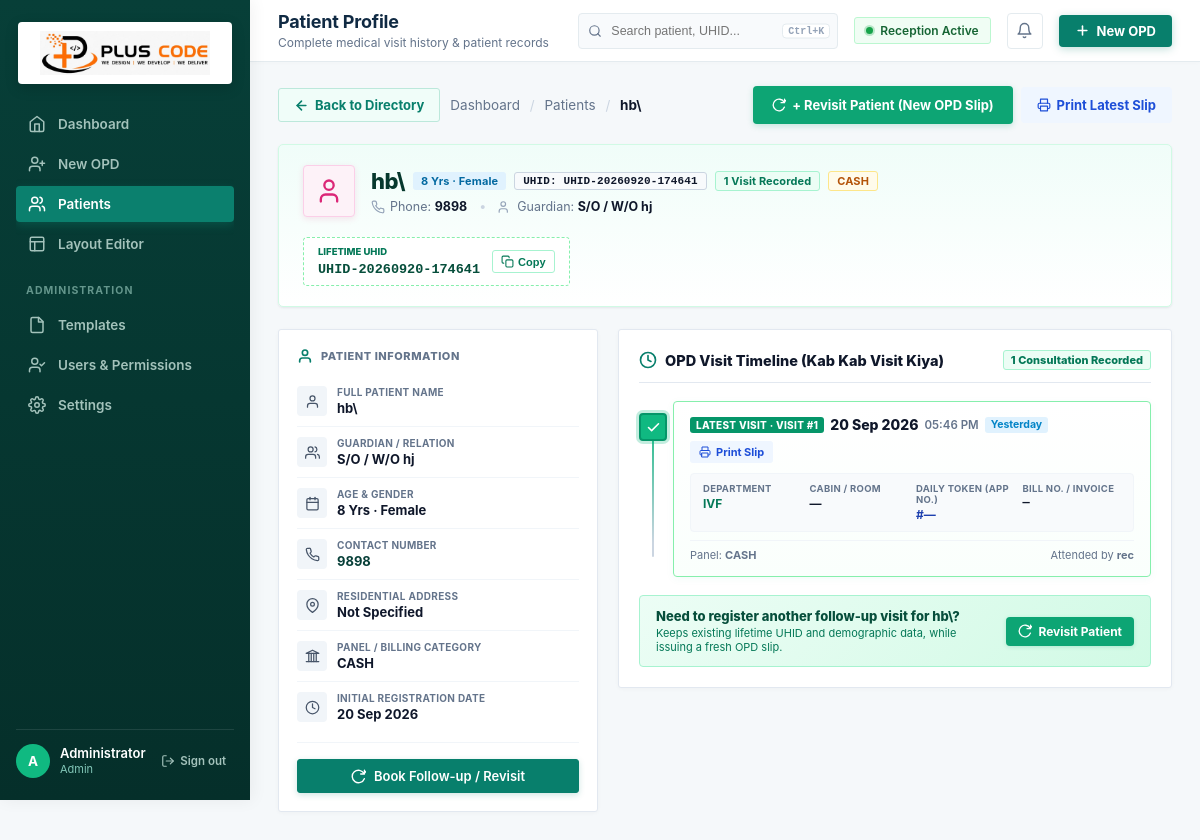
The page /patient_profile.php?id=4 (signed in) on the database its author committed.
### tables this page shows
CREATE TABLE IF NOT EXISTS users (
  id INT UNSIGNED AUTO_INCREMENT PRIMARY KEY,
  name VARCHAR(120) NOT NULL,
  username VARCHAR(80) NOT NULL UNIQUE,
  password_hash VARCHAR(255) NOT NULL,
  role ENUM('admin','reception') NOT NULL DEFAULT 'reception',
  active TINYINT(1) NOT NULL DEFAULT 1,
  created_at TIMESTAMP NOT NULL DEFAULT CURRENT_TIMESTAMP
);

CREATE TABLE IF NOT EXISTS patients (
  id BIGINT UNSIGNED AUTO_INCREMENT PRIMARY KEY,
  uhid VARCHAR(100) NULL,
  name VARCHAR(160) NOT NULL,
  age VARCHAR(20) NULL,
  sex VARCHAR(20) NULL,
  guardian VARCHAR(160) NULL,
  contact_number VARCHAR(40) NULL,
  address TEXT NULL,
  bill_no VARCHAR(100) NULL,
  visit_date DATE NOT NULL,
  visit_time TIME NULL,
  panel VARCHAR(120) NULL,
  doctor_dept VARCHAR(160) NULL,
  room_no VARCHAR(60) NULL,
  app_no VARCHAR(60) NULL,
  created_by INT UNSIGNED NULL,
  created_at TIMESTAMP NOT NULL DEFAULT CURRENT_TIMESTAMP,
  updated_at TIMESTAMP NOT NULL DEFAULT CURRENT_TIMESTAMP ON UPDATE CURRENT_TIMESTAMP,
  INDEX idx_patients_visit_date(visit_date),
  INDEX idx_patients_uhid(uhid),
  INDEX idx_patients_name(name),
  INDEX idx_patients_bill(bill_no),
  INDEX idx_patients_phone(contact_number),
  CONSTRAINT fk_patients_user FOREIGN KEY(created_by) REFERENCES users(id) ON DELETE SET NULL
);

### patient_profile.php (the view, shortened to what the rows shown need)
<?php
require_once __DIR__ . '/includes/header.php';
$id = (int)($_GET['id'] ?? 0);
$uhid = trim($_GET['uhid'] ?? '');
$patient = null;
if ($id > 0) {
    $st = db()->prepare("SELECT p.*, u.name AS created_by_name FROM patients p LEFT JOIN users u ON u.id = p.created_by WHERE p.id = ? LIMIT 1");
    $st->execute([$id]);
    $patient = $st->fetch();
} elseif ($uhid !== '') {
    $st = db()->prepare("SELECT p.*, u.name AS created_by_name FROM patients p LEFT JOIN users u ON u.id = p.created_by WHERE p.uhid = ? ORDER BY p.id DESC LIMIT 1");
    $st->execute([$uhid]);
    $patient = $st->fetch();
}
$visits = [];
if (!empty($patient['uhid'])) {
    $vSt = db()->prepare("
        SELECT p.*, u.name AS created_by_name
        FROM patients p
        LEFT JOIN users u ON u.id = p.created_by
        WHERE p.uhid = ?
        ORDER BY p.visit_date DESC, p.id DESC
    ");
    $vSt->execute([$patient['uhid']]);
    $visits = $vSt->fetchAll();
} else {
    $visits = [$patient];
}
$totalVisits = count($visits);
$cleanName = stripslashes(trim($patient['name']));
$cleanGuardian = stripslashes(trim($patient['guardian'] ?? ''));
$cleanAddress = stripslashes(trim($patient['address'] ?? ''));
$ageSexParts = [];
if ($patient['age']) $ageSexParts[] = $patient['age'] . ' Yrs';
if ($patient['sex']) $ageSexParts[] = $patient['sex'];
$ageSexStr = !empty($ageSexParts) ? implode(' · ', $ageSexParts) : 'Demographics';
$today = date('Y-m-d');
$yesterday = date('Y-m-d', strtotime('-1 day'));
?>
<div style="display: flex; align-items: center; justify-content: space-between; margin-bottom: 20px; flex-wrap: wrap; gap: 12px;">
    <div style="display: flex; align-items: center; gap: 10px;">
        <div style="font-size: 13.5px; color: #64748b;">
            <a href="dashboard.php" style="color: #64748b; text-decoration: none;">Dashboard</a>
            <span style="margin: 0 6px; color: #cbd5e1;">/</span>
            <a href="patients.php" style="color: #64748b; text-decoration: none;">Patients</a>
            <span style="margin: 0 6px; color: #cbd5e1;">/</span>
            <strong style="color: #0f172a;"><?= e($cleanName) ?></strong>
        </div>
    </div>
</div>
<div class="card" style="padding: 20px 24px; margin-bottom: 22px; background: linear-gradient(180deg, #f0fdf9 0%, #ffffff 100%); border: 1px solid #d1fae5; border-radius: 5px;">
    <div style="display: flex; align-items: center; justify-content: space-between; gap: 20px; flex-wrap: wrap;">
        <div style="display: flex; align-items: center; gap: 16px;">
            <div>
                <div style="display: flex; align-items: center; gap: 8px; flex-wrap: wrap;">
                    <h1 style="margin: 0; font-size: 22px; font-weight: 800; color: #06382d; letter-spacing: -0.02em;"><?= e($cleanName) ?></h1>
                    <span class="profile-pill-badge gender"><?= e($ageSexStr) ?></span>
                    <span class="profile-pill-badge uhid">UHID: <?= e($patient['uhid'] ?: '—') ?></span>
                    <span class="profile-pill-badge visits"><?= $totalVisits ?> <?= $totalVisits === 1 ? 'Visit Recorded' : 'Visits Recorded' ?></span>
                    <span class="profile-pill-badge panel"><?= e($patient['panel'] ?: 'CASH') ?></span>
                </div>
                <div class="opd-modal-sub-bar" style="margin-top: 5px; font-size: 12.5px;">
                    <span class="sub-bar-item">
                        <span>Phone: <strong style="color: #0f172a;"><?= e($patient['contact_number'] ?: 'Not Provided') ?></strong></span>
                    </span>
                    <span class="sub-bar-item">
                        <span>Guardian: <strong style="color: #0f172a;"><?= e($cleanGuardian ? ('S/O / W/O ' . $cleanGuardian) : 'Not Provided') ?></strong></span>
                    </span>
                </div>
            </div>
        </div>
        <div>
            <div style="background: #ffffff; border: 1px dashed #86efac; border-radius: 4px; padding: 8px 14px; display: flex; align-items: center; gap: 12px;">
                <div>
                    <small style="display: block; font-size: 9.5px; font-weight: 800; text-transform: uppercase; color: #047857;">LIFETIME UHID</small>
                    <strong style="font-family: monospace; font-size: 13.5px; color: #064e3b;"><?= e($patient['uhid'] ?: '—') ?></strong>
                </div>
            </div>
        </div>
    </div>
</div>
<div class="patient-profile-grid">
    <div class="profile-info-card">
        <div class="profile-data-list">
            <div class="profile-data-row">
                <div class="profile-row-content">
                    <span class="profile-row-lbl">Full Patient Name</span>
                    <span class="profile-row-val"><?= e($cleanName) ?></span>
                </div>
            </div>
            <div class="profile-data-row">
                <div class="profile-row-content">
                    <span class="profile-row-lbl">Guardian / Relation</span>
                    <span class="profile-row-val"><?= e($cleanGuardian ? ('S/O / W/O ' . $cleanGuardian) : 'Not Specified') ?></span>
                </div>
            </div>
            <div class="profile-data-row">
                <div class="profile-row-content">
                    <span class="profile-row-val">
                        <?php if ($patient['contact_number']): ?>
                            <a href="tel:<?= urlencode($patient['contact_number']) ?>"><?= e($patient['contact_number']) ?></a>
                        <?php else: ?>
                            Not Provided
                        <?php endif; ?>
                    </span>
                </div>
            </div>
            <div class="profile-data-row">
                <div class="profile-row-content">
                    <span class="profile-row-lbl">Residential Address</span>
                    <span class="profile-row-val"><?= e($cleanAddress ?: 'Not Specified') ?></span>
                </div>
            </div>
            <div class="profile-data-row">
                <div class="profile-row-content">
                    <span class="profile-row-lbl">Panel / Billing Category</span>
                    <span class="profile-row-val"><?= e($patient['panel'] ?: 'CASH') ?></span>
                </div>
            </div>
            <div class="profile-data-row">
                <div class="profile-row-content">
                    <span class="profile-row-lbl">Initial Registration Date</span>
                    <span class="profile-row-val"><?= e(date('d M Y', strtotime(end($visits)['visit_date']))) ?></span>
                </div>
            </div>
        </div>
    </div>
    <div class="timeline-container-card">
        <div class="timeline-tree">
            <?php foreach ($visits as $idx => $v):
                $visitNum = $totalVisits - $idx;
                $isLatest = ($idx === 0);
                $vDate = $v['visit_date'];
                $relativeDate = '';
                if ($vDate === $today) {
                    $relativeDate = 'Today';
                } elseif ($vDate === $yesterday) {
                    $relativeDate = 'Yesterday';
                } else {
                    $daysAgo = (int)round((strtotime($today) - strtotime($vDate)) / 86400);
                    if ($daysAgo > 0 && $daysAgo < 30) {
                        $relativeDate = $daysAgo . ' days ago';
                    }
                }
            ?>
                <div class="timeline-item">
                    <div class="timeline-dot <?= $isLatest ? 'latest' : '' ?>" title="Visit #<?= $visitNum ?>">
                        <?php if ($isLatest): ?>
                            <svg width="15" height="15" viewBox="0 0 24 24" fill="none" stroke="currentColor" stroke-width="2.5" stroke-linecap="round" stroke-linejoin="round">
                                <polyline points="20 6 9 17 4 12"></polyline>
                            </svg>
                        <?php else: ?>
                            <?= $visitNum ?>
                        <?php endif; ?>
                    </div>
                    <div class="visit-timeline-card <?= $isLatest ? 'latest-card' : '' ?>">
                        <div class="visit-card-top">
                            <div class="visit-card-top-left">
                                <span class="visit-tag-badge <?= $isLatest ? 'latest' : 'past' ?>">
                                    <?= $isLatest ? "Latest Visit · Visit #$visitNum" : "Visit #$visitNum" ?>
                                </span>
                                <span class="visit-date-main"><?= e(date('d M Y', strtotime($v['visit_date']))) ?></span>
                                <span class="visit-time-main"><?= $v['visit_time'] ? e(date('h:i A', strtotime($v['visit_time']))) : '—' ?></span>
                                <?php if ($relativeDate): ?>
                                    <span class="visit-relative-badge"><?= e($relativeDate) ?></span>
                                <?php endif; ?>
                            </div>
                            <button type="button" onclick="openPrintModal(<?= (int)$v['id'] ?>, '<?= e(addslashes($patient['name'])) ?>', '<?= e(addslashes($patient['uhid'])) ?>')" class="btn-visit-print" title="Print this visit slip" style="cursor: pointer; border: none; font-family: inherit;">
                                <svg viewBox="0 0 24 24" fill="none" stroke="currentColor" stroke-width="2" stroke-linecap="round" stroke-linejoin="round">
                                    <polyline points="6 9 6 2 18 2 18 9"></polyline>
                                    <path d="M6 18H4a2 2 0 0 1-2-2v-5a2 2 0 0 1 2-2h16a2 2 0 0 1 2 2v5a2 2 0 0 1-2 2h-2"></path>
                                    <rect x="6" y="14" width="12" height="8"></rect>
                                </svg>
                                <span>Print Slip</span>
                            </button>
                        </div>
                        <div class="visit-chips-grid">
                            <div class="visit-chip">
                                <span class="visit-chip-lbl">DEPARTMENT</span>
                                <span class="visit-chip-val" style="color: #047857;"><?= e($v['doctor_dept'] ?: 'General') ?></span>
                            </div>
                            <div class="visit-chip">
                                <span class="visit-chip-lbl">CABIN / ROOM</span>
                                <span class="visit-chip-val"><?= e($v['room_no'] ?: '—') ?></span>
                            </div>
                            <div class="visit-chip">
                                <span class="visit-chip-lbl">DAILY TOKEN (APP NO.)</span>
                                <span class="visit-chip-val" style="color: #1e40af;">#<?= e($v['app_no'] ?: '—') ?></span>
                            </div>
                            <div class="visit-chip">
                                <span class="visit-chip-lbl">BILL NO. / INVOICE</span>
                                <span class="visit-chip-val" style="font-family: monospace;"><?= e($v['bill_no'] ?: '—') ?></span>
                            </div>
                        </div>
                        <div class="visit-card-foot">
                            <span>Panel: <strong><?= e($v['panel'] ?: 'CASH') ?></strong></span>
                            <span>Attended by <strong><?= e($v['created_by_name'] ?: 'Staff') ?></strong></span>
                        </div>
                    </div>
                </div>
            <?php endforeach; ?>
        </div>
        <div class="timeline-revisit-banner">
            <div class="timeline-revisit-text">
                <div class="timeline-revisit-title">Need to register another follow-up visit for <?= e($cleanName) ?>?</div>
                <div class="timeline-revisit-sub">Keeps existing lifetime UHID and demographic data, while issuing a fresh OPD slip.</div>
            </div>
        </div>
    </div>
</div>
<?php require_once __DIR__ . '/includes/footer.php'; ?>

### includes/header.php (shortened to what the rows shown need)
<?php
require_once __DIR__ . '/auth.php';
$user = require_login();
$current = basename($_SERVER['PHP_SELF']);
$pageTitles = [
    'dashboard.php' => ['Dashboard', "Overview of today's OPD activity & patient visits"],
    'patient_form.php' => ['New OPD Registration', 'Register patient & generate printable slip'],
    'patients.php' => ['Patient Directory', 'Search, filter and manage patient history'],
    'patient_profile.php' => ['Patient Profile', 'Complete medical visit history & patient records'],
    'template_editor.php' => ['Layout Editor', 'Configure print alignment & slip fields'],
    'templates.php' => ['OPD Templates', 'Manage print slip layouts & paper settings'],
    'users.php' => ['Users & Permissions', 'Manage hospital staff and reception logins'],
    'settings.php' => ['Clinic Settings', 'Hospital details, print parameters & preferences'],
];
$currentTitleInfo = $pageTitles[$current] ?? ['OPD Form Studio', 'Hospital Management System'];
$topTitle = $currentTitleInfo[0];
?>
<!doctype html>
<html lang="en">
<head>
    <link rel="stylesheet" href="assets/css/app.css">
</head>
<body>
<div class="app-shell">
    <aside class="sidebar" id="appSidebar">
        <div class="sidebar-footer">
            <div class="user-profile-chip">
                <div class="user-avatar-circle">
                    <?= e(strtoupper(substr($user['name'], 0, 1))) ?>
                </div>
                <div>
                    <strong><?= e($user['name']) ?></strong>
                    <small><?= e(ucfirst($user['role'])) ?></small>
                </div>
            </div>
        </div>
    </aside>
    <main class="main">
        <header class="topbar">
            <div class="topbar-left">
                <div class="topbar-titles">
                    <h1><?= e($topTitle) ?></h1>
                </div>
            </div>
        </header>
        <section class="content">

### rows shown on the page
users: name "A", name "Administrator", role "Admin"
patients: name "hb\\", uhid "UHID-20260920-174641", panel "CASH", contact_number "9898", guardian "S/O / W/O hj", address "Not Specified", visit_date "20 Sep 2026", visitNum "1", visit_time "05:46 PM", visit_date "Yesterday", doctor_dept "IVF", room_no "—", app_no "—", bill_no "—", created_by.name "rec"

### other values the page prints
$topTitle "Patient Profile"
$topSubtitle "Complete medical visit history & patient records"
$ageSexStr "8 Yrs · Female"
$totalVisits "1"
